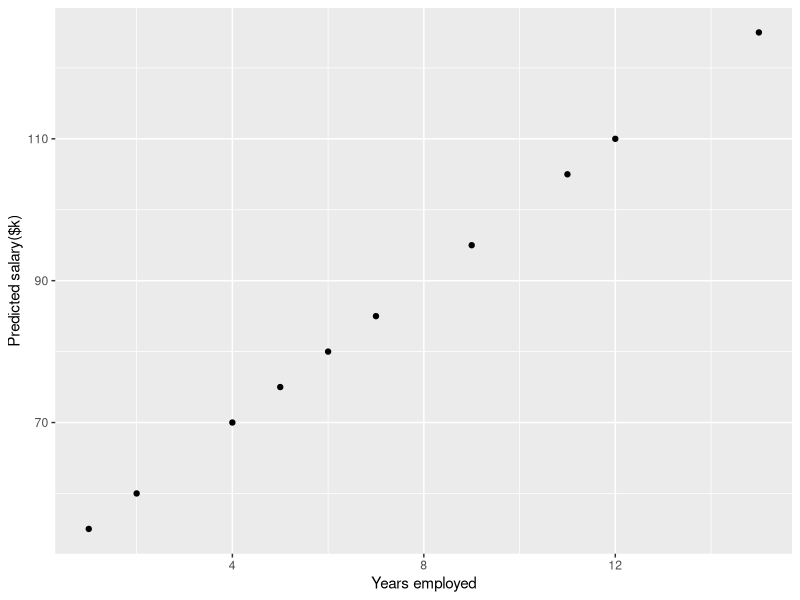
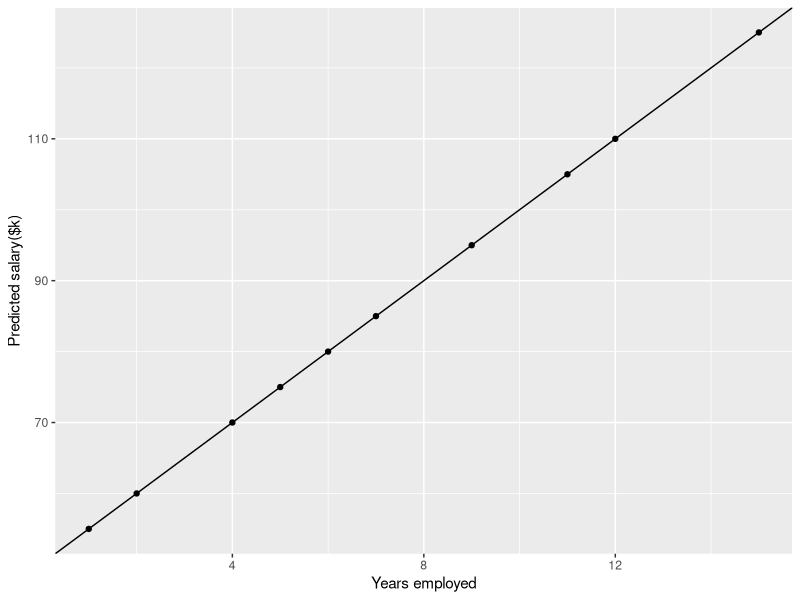
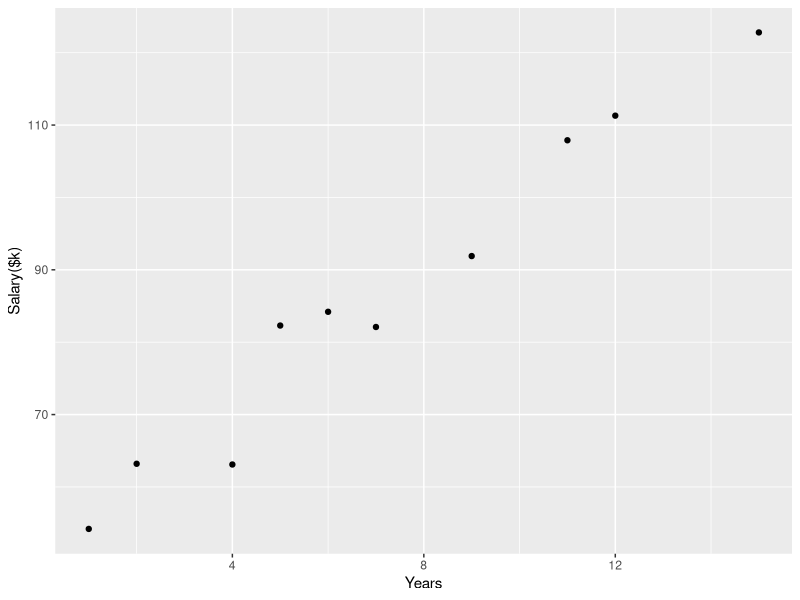
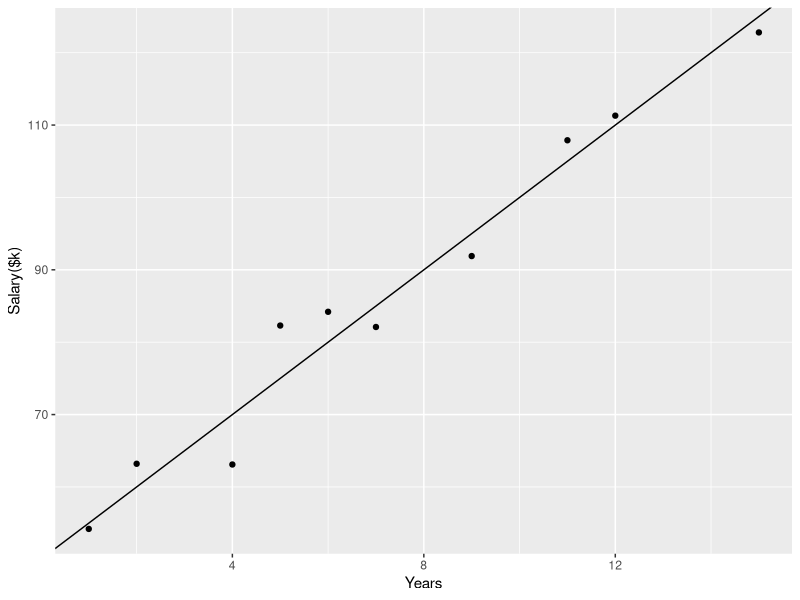

The R script that drew these images, in order:
## ---- chunk 1
x <- c(15,6, 9, 11,2, 7, 4, 5, 12,1) 
x
## ---- chunk 2
y_hat <- 50 + 5*x
y_hat
## ---- chunk 3
library(ggplot2)
ggplot(cbind('Years employed'=x, "Predicted salary($k)"= y_hat), aes(`Years employed`, `Predicted salary($k)`))+ 
  geom_point()
## ---- chunk 4
ggplot(cbind('Years employed'=x, "Predicted salary($k)"= y_hat), aes(`Years employed`, `Predicted salary($k)`))+ 
  geom_point()+
  geom_abline(intercept= 50, slope=5)
## ---- chunk 5
y <- (50 + 5*x + rnorm(10, mean=0, sd=4)) |> round(1)
y
## ---- chunk 6
ggplot(cbind('Years'=x, "Salary($k)"= y), aes(Years, `Salary($k)`))+ 
  geom_point()
## ---- chunk 7
ggplot(cbind('Years'=x, "Salary($k)"= y), aes(Years, `Salary($k)`))+ 
  geom_point()+
  geom_abline(intercept= 50, slope=5)
